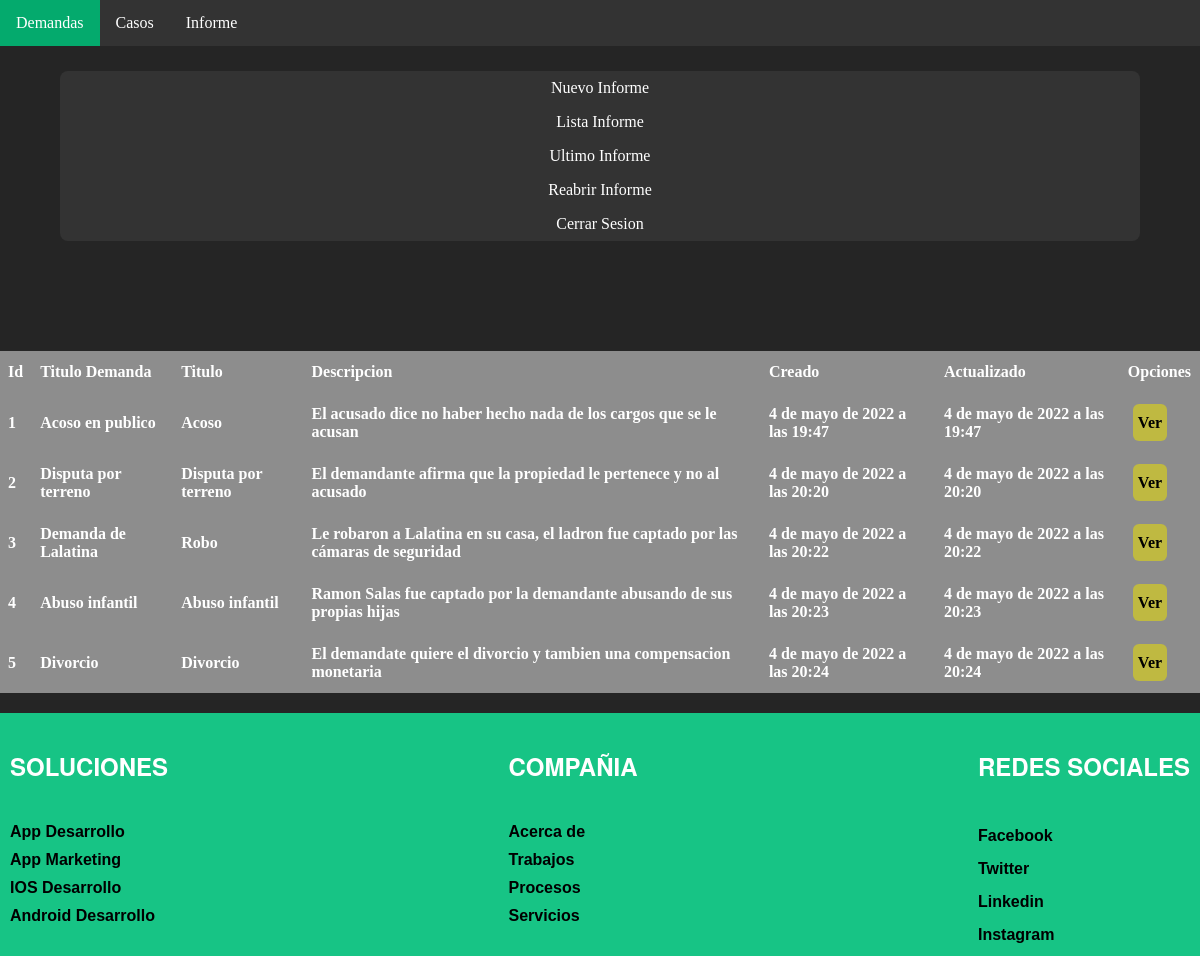
The app's page /listas_informes/ (signed in) with its own data.
### Holadjango/models.py (models this page shows, shortened)
class informe2(models.Model):
    id_informe=models.BigAutoField(primary_key=True)
    titulo=models.CharField(max_length=20)
    descripcion=models.CharField(max_length=1000)
    created=models.DateTimeField(auto_now_add=True)
    updated=models.DateTimeField(auto_now_add=True)
    id_demanda=models.ForeignKey(demanda, on_delete=models.CASCADE)
    class Meta:
        verbose_name= 'informe2'
        verbose_name_plural= 'informes2'

class demanda(models.Model):
    id_demanda=models.BigAutoField(primary_key=True)
    titulo=models.CharField(max_length=20)
    nombre_tipo=models.CharField(max_length=200)
    Descripcion=models.CharField(max_length=1000,default="")
    rut=models.CharField(max_length=10,default="")
    nombre=models.CharField(max_length=50,default="")
    apellido=models.CharField(max_length=50,default="")
    telefono=models.CharField(max_length=12,default="")
    comuna=models.CharField(max_length=50,default="")
    region=models.CharField(max_length=50)
    rutdemando=models.CharField(max_length=10,default="")
    nombredemando=models.CharField(max_length=50,default="")
    apellidodemando=models.CharField(max_length=50,default="")
    telefonodemando=models.CharField(max_length=12,default="")
    comunademando=models.CharField(max_length=50,default="")
    regiondemando=models.CharField(max_length=50)
    created=models.DateTimeField(auto_now_add=True)
    updated=models.DateTimeField(auto_now_add=True)
    id_caso=models.ForeignKey(caso, on_delete=models.CASCADE)
    class Meta:
        verbose_name= 'demanda'
        verbose_name_plural= 'demandas'
    def __str__(self):
        return str(self.titulo)

### Holadjango/views.py (the view)
# urls.py: path('listas_informes/', views.listas_informes, name="listas_informes"),
@login_required
def listas_informes(request):
    listaas = informe2.objects.all()
    return render(request, 'Holadjango/listas_informes.html',{"listaas":listaas})

### Holadjango/templates/Holadjango/listas_informes.html (shortened to what this page needs)
{% extends "Holadjango/base.html" %}
    {% load static %}
  {% block content %}
    <link rel="stylesheet" href="{% static 'Holadjango/CSS/lista.css' %}">
</head>
<body>
    <div class="container">
    <ul class="border">
      <il><a href="{% url 'informe' %}">Nuevo Informe</a></il>
      <il><a href="{% url 'listas_informes' %}">Lista Informe</a></il>
      <il><a href="{% url 'ultimademanda' %}">Ultimo Informe</a></il>
      <il><a href="{% url 'reabririnforme' %}">Reabrir Informe</a></il>
      <il><a href="{% url 'Logout' %}">Cerrar Sesion</a></il>
    </ul>
    </div>
    <table class="default">
        <thead>
          <tr>
            <th>Id</th>
            <th>Titulo Demanda</th>
            <th>Titulo</th>
            <th>Descripcion</th>
            <th>Creado</th>
            <th>Actualizado</th>
            <th>Opciones</th>
          </tr>
        </thead>
            {% for informe2 in  listaas %}
    <tbody>
            <tr>
                <th>{{informe2.id_informe}}</th>
                <th>{{informe2.id_demanda}}</th>
                <th>{{informe2.titulo}}</th>
                <th>{{informe2.descripcion}}</th>
                <th>{{informe2.created}}</th>
                <th>{{informe2.updated}}</th>
                <th>
                  <a  class="button_1" href="{% url 'verinforme' informe2.id_informe %}">Ver</a>
                </th>
            </tr>
            {% endfor %}
        </table>
</body>
{% endblock %}

### Holadjango/static/Holadjango/CSS/base.css (style rules this page uses)
html { min-height: 100%; position: relative; }
body { background: #252525; flex-wrap:wrap; width:100%; margin:0; min-height: 100vh; display:grid; grid-template-rows: auto 1fr auto; }

### Holadjango/static/Holadjango/CSS/lista.css (style rules this page uses)
ul { list-style-type: none; margin: 0; padding: 0; background-color: #333333; overflow: auto; }
il a { display: block; color: white; padding: 8px 16px; text-decoration: none; }
.border { margin-left: 5%; width: 90%; text-align: center; margin-top: 25px; border-radius: 8px; }
table { width: 100%; background-color: white; border-collapse: collapse; margin-top: 110px !important; top: 240px; }
table th { background-color: #8d8d8d; color: white; text-align: left; padding-left: 8px; padding-right: 9px; padding-top: 12px; padding-bottom: 12px; }

### Holadjango/templates/Holadjango/listas_informes.html (style rules this page uses)
.button_1 { padding-top: 10px; text-decoration: none; background-color: #bfb941; border-radius: 6px; padding-bottom: 10px; padding-left: 5px; padding-right: 5px; margin-left: 5px; color: rgb(0, 0, 0); }

### records on screen
informe2: id_informe "1", id_demanda "Acoso en publico", titulo "Acoso", descripcion "El acusado dice no haber hecho nada de los cargos que se le acusan", created "4 de mayo de 2022 a las 19:47", updated "4 de mayo de 2022 a las 19:47"
informe2: id_informe "2", id_demanda "Disputa por terreno", titulo "Disputa por terreno", descripcion "El demandante afirma que la propiedad le pertenece y no al acusado", created "4 de mayo de 2022 a las 20:20", updated "4 de mayo de 2022 a las 20:20"
informe2: id_informe "3", id_demanda "Demanda de Lalatina", titulo "Robo", descripcion "Le robaron a Lalatina en su casa, el ladron fue captado por las cámaras de seguridad", created "4 de mayo de 2022 a las 20:22", updated "4 de mayo de 2022 a las 20:22"
informe2: id_informe "4", id_demanda "Abuso infantil", titulo "Abuso infantil", descripcion "Ramon Salas fue captado por la demandante abusando de sus propias hijas", created "4 de mayo de 2022 a las 20:23", updated "4 de mayo de 2022 a las 20:23"
informe2: id_informe "5", id_demanda "Divorcio", titulo "Divorcio", descripcion "El demandate quiere el divorcio y tambien una compensacion monetaria", created "4 de mayo de 2022 a las 20:24", updated "4 de mayo de 2022 a las 20:24"
